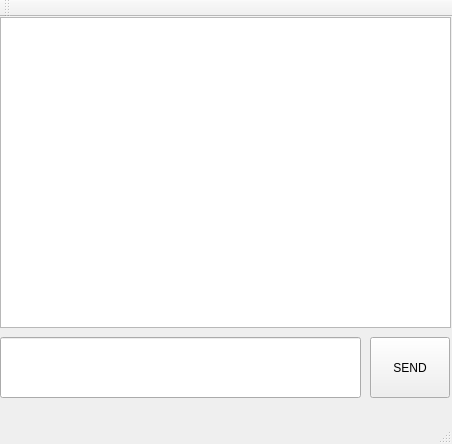
<?xml version="1.0" encoding="UTF-8"?>
<ui version="4.0">
 <class>OOP_individual_work_2Class</class>
 <widget class="QMainWindow" name="OOP_individual_work_2Class">
  <property name="geometry">
   <rect>
    <x>0</x>
    <y>0</y>
    <width>452</width>
    <height>444</height>
   </rect>
  </property>
  <property name="windowTitle">
   <string>OOP_individual_work_2</string>
  </property>
  <widget class="QWidget" name="centralWidget">
   <widget class="QListView" name="List">
    <property name="geometry">
     <rect>
      <x>0</x>
      <y>0</y>
      <width>451</width>
      <height>311</height>
     </rect>
    </property>
   </widget>
   <widget class="QLineEdit" name="Message">
    <property name="geometry">
     <rect>
      <x>0</x>
      <y>320</y>
      <width>361</width>
      <height>61</height>
     </rect>
    </property>
   </widget>
   <widget class="QPushButton" name="Send">
    <property name="geometry">
     <rect>
      <x>370</x>
      <y>320</y>
      <width>80</width>
      <height>61</height>
     </rect>
    </property>
    <property name="text">
     <string>SEND</string>
    </property>
   </widget>
  </widget>
  <widget class="QMenuBar" name="menuBar">
   <property name="geometry">
    <rect>
     <x>0</x>
     <y>0</y>
     <width>452</width>
     <height>21</height>
    </rect>
   </property>
  </widget>
  <widget class="QToolBar" name="mainToolBar">
   <attribute name="toolBarArea">
    <enum>TopToolBarArea</enum>
   </attribute>
   <attribute name="toolBarBreak">
    <bool>false</bool>
   </attribute>
  </widget>
  <widget class="QStatusBar" name="statusBar"/>
 </widget>
 <layoutdefault spacing="6" margin="11"/>
 <resources>
  <include location="OOP_individual_work_2.qrc"/>
 </resources>
 <connections/>
</ui>
